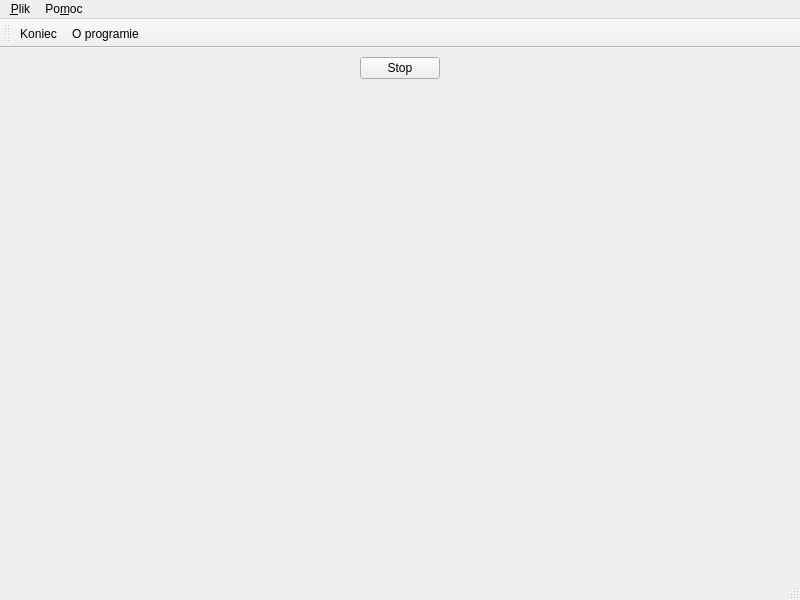
<?xml version="1.0" encoding="UTF-8"?>
<ui version="4.0">
 <class>MainWindow</class>
 <widget class="QMainWindow" name="MainWindow">
  <property name="geometry">
   <rect>
    <x>0</x>
    <y>0</y>
    <width>800</width>
    <height>600</height>
   </rect>
  </property>
  <property name="windowTitle">
   <string>MainWindow</string>
  </property>
  <widget class="QWidget" name="centralwidget">
   <layout class="QVBoxLayout" name="verticalLayout">
    <item>
     <layout class="QHBoxLayout" name="horizontalLayout">
      <item>
       <spacer name="horizontalSpacer">
        <property name="orientation">
         <enum>Qt::Horizontal</enum>
        </property>
        <property name="sizeHint" stdset="0">
         <size>
          <width>40</width>
          <height>20</height>
         </size>
        </property>
       </spacer>
      </item>
      <item>
       <widget class="QPushButton" name="przycisk">
        <property name="toolTip">
         <string>Włącz lub wyłącz animację</string>
        </property>
        <property name="text">
         <string>Stop</string>
        </property>
       </widget>
      </item>
      <item>
       <spacer name="horizontalSpacer_2">
        <property name="orientation">
         <enum>Qt::Horizontal</enum>
        </property>
        <property name="sizeHint" stdset="0">
         <size>
          <width>40</width>
          <height>20</height>
         </size>
        </property>
       </spacer>
      </item>
     </layout>
    </item>
    <item>
     <widget class="MyWidget" name="widget" native="true">
      <property name="sizePolicy">
       <sizepolicy hsizetype="Preferred" vsizetype="MinimumExpanding">
        <horstretch>0</horstretch>
        <verstretch>0</verstretch>
       </sizepolicy>
      </property>
     </widget>
    </item>
   </layout>
  </widget>
  <widget class="QMenuBar" name="menubar">
   <property name="geometry">
    <rect>
     <x>0</x>
     <y>0</y>
     <width>800</width>
     <height>20</height>
    </rect>
   </property>
   <widget class="QMenu" name="menu_Plik">
    <property name="title">
     <string>&amp;Plik</string>
    </property>
    <addaction name="action_Koniec"/>
   </widget>
   <widget class="QMenu" name="menuPo_moc">
    <property name="title">
     <string>Po&amp;moc</string>
    </property>
    <addaction name="action_O_programie"/>
   </widget>
   <addaction name="menu_Plik"/>
   <addaction name="menuPo_moc"/>
  </widget>
  <widget class="QStatusBar" name="statusbar"/>
  <widget class="QToolBar" name="toolBar">
   <property name="windowTitle">
    <string>toolBar</string>
   </property>
   <attribute name="toolBarArea">
    <enum>TopToolBarArea</enum>
   </attribute>
   <attribute name="toolBarBreak">
    <bool>false</bool>
   </attribute>
   <addaction name="action_Koniec"/>
   <addaction name="action_O_programie"/>
  </widget>
  <action name="action_Koniec">
   <property name="text">
    <string>&amp;Koniec</string>
   </property>
   <property name="shortcut">
    <string>Ctrl+Q</string>
   </property>
  </action>
  <action name="action_O_programie">
   <property name="text">
    <string>&amp;O programie</string>
   </property>
  </action>
 </widget>
 <customwidgets>
  <customwidget>
   <class>MyWidget</class>
   <extends>QWidget</extends>
   <header>my_widget.h</header>
   <container>1</container>
   <slots>
    <slot>toggle_animation()</slot>
   </slots>
  </customwidget>
 </customwidgets>
 <resources/>
 <connections>
  <connection>
   <sender>przycisk</sender>
   <signal>clicked()</signal>
   <receiver>widget</receiver>
   <slot>toggle_animation()</slot>
   <hints>
    <hint type="sourcelabel">
     <x>400</x>
     <y>52</y>
    </hint>
    <hint type="destinationlabel">
     <x>256</x>
     <y>107</y>
    </hint>
   </hints>
  </connection>
 </connections>
</ui>
